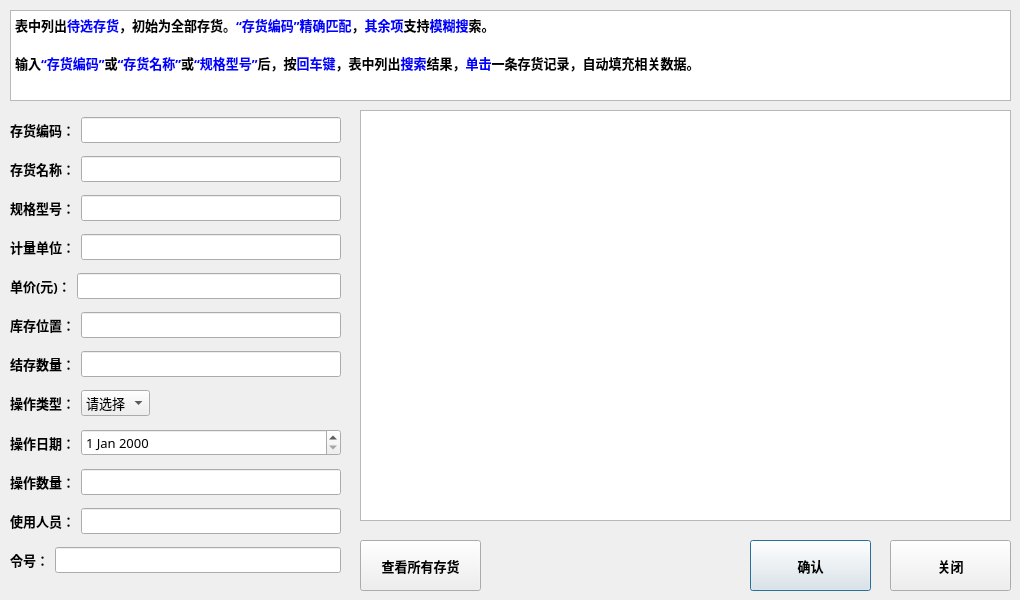
<?xml version="1.0" encoding="UTF-8"?>
<ui version="4.0">
 <class>material_in_out</class>
 <widget class="QDialog" name="material_in_out">
  <property name="geometry">
   <rect>
    <x>0</x>
    <y>0</y>
    <width>1020</width>
    <height>600</height>
   </rect>
  </property>
  <property name="windowTitle">
   <string>存货出/入库</string>
  </property>
  <widget class="QWidget" name="verticalLayoutWidget">
   <property name="geometry">
    <rect>
     <x>10</x>
     <y>110</y>
     <width>331</width>
     <height>481</height>
    </rect>
   </property>
   <layout class="QVBoxLayout" name="verticalLayout">
    <item>
     <layout class="QHBoxLayout" name="horizontalLayout_5">
      <item>
       <widget class="QLabel" name="label_3">
        <property name="font">
         <font>
          <family>微软雅黑</family>
          <pointsize>10</pointsize>
          <weight>75</weight>
          <bold>true</bold>
         </font>
        </property>
        <property name="text">
         <string>存货编码：</string>
        </property>
       </widget>
      </item>
      <item>
       <widget class="QLineEdit" name="material_id_lineEdit">
        <property name="font">
         <font>
          <family>微软雅黑</family>
          <pointsize>10</pointsize>
         </font>
        </property>
        <property name="text">
         <string/>
        </property>
       </widget>
      </item>
     </layout>
    </item>
    <item>
     <layout class="QHBoxLayout" name="horizontalLayout_6">
      <item>
       <widget class="QLabel" name="label_2">
        <property name="font">
         <font>
          <family>微软雅黑</family>
          <pointsize>10</pointsize>
          <weight>75</weight>
          <bold>true</bold>
         </font>
        </property>
        <property name="text">
         <string>存货名称：</string>
        </property>
       </widget>
      </item>
      <item>
       <widget class="QLineEdit" name="material_name_lineEdit">
        <property name="font">
         <font>
          <family>微软雅黑</family>
          <pointsize>10</pointsize>
         </font>
        </property>
       </widget>
      </item>
     </layout>
    </item>
    <item>
     <layout class="QHBoxLayout" name="horizontalLayout_4">
      <item>
       <widget class="QLabel" name="label">
        <property name="font">
         <font>
          <family>微软雅黑</family>
          <pointsize>10</pointsize>
          <weight>75</weight>
          <bold>true</bold>
         </font>
        </property>
        <property name="text">
         <string>规格型号：</string>
        </property>
       </widget>
      </item>
      <item>
       <widget class="QLineEdit" name="spec_lineEdit">
        <property name="font">
         <font>
          <family>微软雅黑</family>
          <pointsize>10</pointsize>
         </font>
        </property>
       </widget>
      </item>
     </layout>
    </item>
    <item>
     <layout class="QHBoxLayout" name="horizontalLayout_3">
      <item>
       <widget class="QLabel" name="label_4">
        <property name="font">
         <font>
          <family>微软雅黑</family>
          <pointsize>10</pointsize>
          <weight>75</weight>
          <bold>true</bold>
         </font>
        </property>
        <property name="text">
         <string>计量单位：</string>
        </property>
       </widget>
      </item>
      <item>
       <widget class="QLineEdit" name="unit_lineEdit">
        <property name="font">
         <font>
          <family>微软雅黑</family>
          <pointsize>10</pointsize>
         </font>
        </property>
       </widget>
      </item>
     </layout>
    </item>
    <item>
     <layout class="QHBoxLayout" name="horizontalLayout_11">
      <item>
       <widget class="QLabel" name="label_11">
        <property name="font">
         <font>
          <family>微软雅黑</family>
          <pointsize>10</pointsize>
          <weight>75</weight>
          <bold>true</bold>
         </font>
        </property>
        <property name="text">
         <string>单价(元)：</string>
        </property>
       </widget>
      </item>
      <item>
       <widget class="QLineEdit" name="per_price_lineEdit">
        <property name="font">
         <font>
          <family>微软雅黑</family>
          <pointsize>10</pointsize>
         </font>
        </property>
       </widget>
      </item>
     </layout>
    </item>
    <item>
     <layout class="QHBoxLayout" name="horizontalLayout_12">
      <item>
       <widget class="QLabel" name="label_12">
        <property name="font">
         <font>
          <family>微软雅黑</family>
          <pointsize>10</pointsize>
          <weight>75</weight>
          <bold>true</bold>
         </font>
        </property>
        <property name="text">
         <string>库存位置：</string>
        </property>
       </widget>
      </item>
      <item>
       <widget class="QLineEdit" name="position_lineEdit">
        <property name="font">
         <font>
          <family>微软雅黑</family>
          <pointsize>10</pointsize>
         </font>
        </property>
       </widget>
      </item>
     </layout>
    </item>
    <item>
     <layout class="QHBoxLayout" name="horizontalLayout">
      <item>
       <widget class="QLabel" name="label_5">
        <property name="font">
         <font>
          <family>微软雅黑</family>
          <pointsize>10</pointsize>
          <weight>75</weight>
          <bold>true</bold>
         </font>
        </property>
        <property name="text">
         <string>结存数量：</string>
        </property>
       </widget>
      </item>
      <item>
       <widget class="QLineEdit" name="now_num_lineEdit">
        <property name="font">
         <font>
          <family>微软雅黑</family>
          <pointsize>10</pointsize>
         </font>
        </property>
       </widget>
      </item>
     </layout>
    </item>
    <item>
     <layout class="QHBoxLayout" name="horizontalLayout_10" stretch="0,0,0">
      <item>
       <widget class="QLabel" name="label_10">
        <property name="font">
         <font>
          <family>微软雅黑</family>
          <pointsize>10</pointsize>
          <weight>75</weight>
          <bold>true</bold>
         </font>
        </property>
        <property name="text">
         <string>操作类型：</string>
        </property>
       </widget>
      </item>
      <item>
       <widget class="QComboBox" name="comboBox">
        <property name="font">
         <font>
          <family>微软雅黑</family>
          <pointsize>10</pointsize>
         </font>
        </property>
        <item>
         <property name="text">
          <string>请选择</string>
         </property>
        </item>
        <item>
         <property name="text">
          <string>入库</string>
         </property>
        </item>
        <item>
         <property name="text">
          <string>出库</string>
         </property>
        </item>
       </widget>
      </item>
      <item>
       <spacer name="horizontalSpacer">
        <property name="orientation">
         <enum>Qt::Horizontal</enum>
        </property>
        <property name="sizeHint" stdset="0">
         <size>
          <width>40</width>
          <height>20</height>
         </size>
        </property>
       </spacer>
      </item>
     </layout>
    </item>
    <item>
     <layout class="QHBoxLayout" name="horizontalLayout_8" stretch="0,1">
      <item>
       <widget class="QLabel" name="label_9">
        <property name="font">
         <font>
          <family>微软雅黑</family>
          <pointsize>10</pointsize>
          <weight>75</weight>
          <bold>true</bold>
         </font>
        </property>
        <property name="text">
         <string>操作日期：</string>
        </property>
       </widget>
      </item>
      <item>
       <widget class="QDateEdit" name="dateEdit">
        <property name="font">
         <font>
          <family>微软雅黑</family>
          <pointsize>10</pointsize>
         </font>
        </property>
       </widget>
      </item>
     </layout>
    </item>
    <item>
     <layout class="QHBoxLayout" name="horizontalLayout_2">
      <item>
       <widget class="QLabel" name="label_6">
        <property name="font">
         <font>
          <family>微软雅黑</family>
          <pointsize>10</pointsize>
          <weight>75</weight>
          <bold>true</bold>
         </font>
        </property>
        <property name="text">
         <string>操作数量：</string>
        </property>
       </widget>
      </item>
      <item>
       <widget class="QLineEdit" name="change_num_lineEdit">
        <property name="font">
         <font>
          <family>微软雅黑</family>
          <pointsize>10</pointsize>
         </font>
        </property>
       </widget>
      </item>
     </layout>
    </item>
    <item>
     <layout class="QHBoxLayout" name="horizontalLayout_7">
      <item>
       <widget class="QLabel" name="label_7">
        <property name="font">
         <font>
          <family>微软雅黑</family>
          <pointsize>10</pointsize>
          <weight>75</weight>
          <bold>true</bold>
         </font>
        </property>
        <property name="text">
         <string>使用人员：</string>
        </property>
       </widget>
      </item>
      <item>
       <widget class="QLineEdit" name="user_man_lineEdit">
        <property name="font">
         <font>
          <family>微软雅黑</family>
          <pointsize>10</pointsize>
         </font>
        </property>
       </widget>
      </item>
     </layout>
    </item>
    <item>
     <layout class="QHBoxLayout" name="horizontalLayout_9">
      <item>
       <widget class="QLabel" name="label_8">
        <property name="font">
         <font>
          <family>微软雅黑</family>
          <pointsize>10</pointsize>
          <weight>75</weight>
          <bold>true</bold>
         </font>
        </property>
        <property name="text">
         <string>令号：</string>
        </property>
       </widget>
      </item>
      <item>
       <widget class="QLineEdit" name="agree_man_lineEdit">
        <property name="font">
         <font>
          <family>微软雅黑</family>
          <pointsize>10</pointsize>
         </font>
        </property>
       </widget>
      </item>
     </layout>
    </item>
   </layout>
  </widget>
  <widget class="QPushButton" name="confirm_pushButton">
   <property name="geometry">
    <rect>
     <x>750</x>
     <y>540</y>
     <width>121</width>
     <height>51</height>
    </rect>
   </property>
   <property name="font">
    <font>
     <family>微软雅黑</family>
     <pointsize>10</pointsize>
     <weight>75</weight>
     <bold>true</bold>
    </font>
   </property>
   <property name="text">
    <string>确认</string>
   </property>
  </widget>
  <widget class="QPushButton" name="cancel_pushButton">
   <property name="geometry">
    <rect>
     <x>890</x>
     <y>540</y>
     <width>121</width>
     <height>51</height>
    </rect>
   </property>
   <property name="font">
    <font>
     <family>微软雅黑</family>
     <pointsize>10</pointsize>
     <weight>75</weight>
     <bold>true</bold>
    </font>
   </property>
   <property name="text">
    <string>关闭</string>
   </property>
  </widget>
  <widget class="QTextEdit" name="textEdit">
   <property name="geometry">
    <rect>
     <x>10</x>
     <y>10</y>
     <width>1001</width>
     <height>91</height>
    </rect>
   </property>
   <property name="font">
    <font>
     <family>微软雅黑</family>
     <pointsize>12</pointsize>
    </font>
   </property>
   <property name="readOnly">
    <bool>true</bool>
   </property>
   <property name="html">
    <string>&lt;!DOCTYPE HTML PUBLIC &quot;-//W3C//DTD HTML 4.0//EN&quot; &quot;http://www.w3.org/TR/REC-html40/strict.dtd&quot;&gt;
&lt;html&gt;&lt;head&gt;&lt;meta name=&quot;qrichtext&quot; content=&quot;1&quot; /&gt;&lt;style type=&quot;text/css&quot;&gt;
p, li { white-space: pre-wrap; }
&lt;/style&gt;&lt;/head&gt;&lt;body style=&quot; font-family:'微软雅黑'; font-size:12pt; font-weight:400; font-style:normal;&quot;&gt;
&lt;p style=&quot; margin-top:0px; margin-bottom:0px; margin-left:0px; margin-right:0px; -qt-block-indent:0; text-indent:0px;&quot;&gt;&lt;span style=&quot; font-family:'SimSun'; font-size:10pt; font-weight:600;&quot;&gt;表中列出&lt;/span&gt;&lt;span style=&quot; font-family:'SimSun'; font-size:10pt; font-weight:600; color:#0000ff;&quot;&gt;待选存货&lt;/span&gt;&lt;span style=&quot; font-family:'SimSun'; font-size:10pt; font-weight:600;&quot;&gt;，初始为全部存货。&lt;/span&gt;&lt;span style=&quot; font-family:'SimSun'; font-size:10pt; font-weight:600; color:#0000ff;&quot;&gt;“存货编码”精确匹配&lt;/span&gt;&lt;span style=&quot; font-family:'SimSun'; font-size:10pt; font-weight:600; color:#000000;&quot;&gt;，&lt;/span&gt;&lt;span style=&quot; font-family:'SimSun'; font-size:10pt; font-weight:600; color:#0000ff;&quot;&gt;其余项&lt;/span&gt;&lt;span style=&quot; font-family:'SimSun'; font-size:10pt; font-weight:600; color:#000000;&quot;&gt;支持&lt;/span&gt;&lt;span style=&quot; font-family:'SimSun'; font-size:10pt; font-weight:600; color:#0000ff;&quot;&gt;模糊搜&lt;/span&gt;&lt;span style=&quot; font-family:'SimSun'; font-size:10pt; font-weight:600; color:#000000;&quot;&gt;索。&lt;/span&gt;&lt;/p&gt;
&lt;p style=&quot;-qt-paragraph-type:empty; margin-top:0px; margin-bottom:0px; margin-left:0px; margin-right:0px; -qt-block-indent:0; text-indent:0px; font-family:'SimSun'; font-size:10pt; font-weight:600; color:#000000;&quot;&gt;&lt;br /&gt;&lt;/p&gt;
&lt;p style=&quot; margin-top:0px; margin-bottom:0px; margin-left:0px; margin-right:0px; -qt-block-indent:0; text-indent:0px;&quot;&gt;&lt;span style=&quot; font-family:'SimSun'; font-size:10pt; font-weight:600;&quot;&gt;输入&lt;/span&gt;&lt;span style=&quot; font-family:'SimSun'; font-size:10pt; font-weight:600; color:#0000ff;&quot;&gt;“存货编码”&lt;/span&gt;&lt;span style=&quot; font-family:'SimSun'; font-size:10pt; font-weight:600; color:#000000;&quot;&gt;或&lt;/span&gt;&lt;span style=&quot; font-family:'SimSun'; font-size:10pt; font-weight:600; color:#0000ff;&quot;&gt;“存货名称”&lt;/span&gt;&lt;span style=&quot; font-family:'SimSun'; font-size:10pt; font-weight:600; color:#000000;&quot;&gt;或&lt;/span&gt;&lt;span style=&quot; font-family:'SimSun'; font-size:10pt; font-weight:600; color:#0000ff;&quot;&gt;“规格型号”&lt;/span&gt;&lt;span style=&quot; font-family:'SimSun'; font-size:10pt; font-weight:600;&quot;&gt;后，按&lt;/span&gt;&lt;span style=&quot; font-family:'SimSun'; font-size:10pt; font-weight:600; color:#0000ff;&quot;&gt;回车键&lt;/span&gt;&lt;span style=&quot; font-family:'SimSun'; font-size:10pt; font-weight:600; color:#000000;&quot;&gt;，表中列出&lt;/span&gt;&lt;span style=&quot; font-family:'SimSun'; font-size:10pt; font-weight:600; color:#0000ff;&quot;&gt;搜索&lt;/span&gt;&lt;span style=&quot; font-family:'SimSun'; font-size:10pt; font-weight:600; color:#000000;&quot;&gt;结果，&lt;/span&gt;&lt;span style=&quot; font-family:'SimSun'; font-size:10pt; font-weight:600; color:#0000ff;&quot;&gt;单击&lt;/span&gt;&lt;span style=&quot; font-family:'SimSun'; font-size:10pt; font-weight:600; color:#000000;&quot;&gt;一条存货记录，自动填充相关数据。&lt;/span&gt;&lt;/p&gt;&lt;/body&gt;&lt;/html&gt;</string>
   </property>
  </widget>
  <widget class="QTableView" name="tableView">
   <property name="geometry">
    <rect>
     <x>360</x>
     <y>110</y>
     <width>651</width>
     <height>411</height>
    </rect>
   </property>
  </widget>
  <widget class="QPushButton" name="list_all_pushButton">
   <property name="geometry">
    <rect>
     <x>360</x>
     <y>540</y>
     <width>121</width>
     <height>51</height>
    </rect>
   </property>
   <property name="font">
    <font>
     <family>微软雅黑</family>
     <pointsize>10</pointsize>
     <weight>75</weight>
     <bold>true</bold>
    </font>
   </property>
   <property name="text">
    <string>查看所有存货</string>
   </property>
  </widget>
  <widget class="QLabel" name="confirm_label">
   <property name="geometry">
    <rect>
     <x>630</x>
     <y>550</y>
     <width>101</width>
     <height>31</height>
    </rect>
   </property>
   <property name="font">
    <font>
     <family>微软雅黑</family>
     <pointsize>14</pointsize>
     <weight>75</weight>
     <bold>true</bold>
    </font>
   </property>
   <property name="text">
    <string/>
   </property>
  </widget>
 </widget>
 <resources/>
 <connections/>
</ui>
